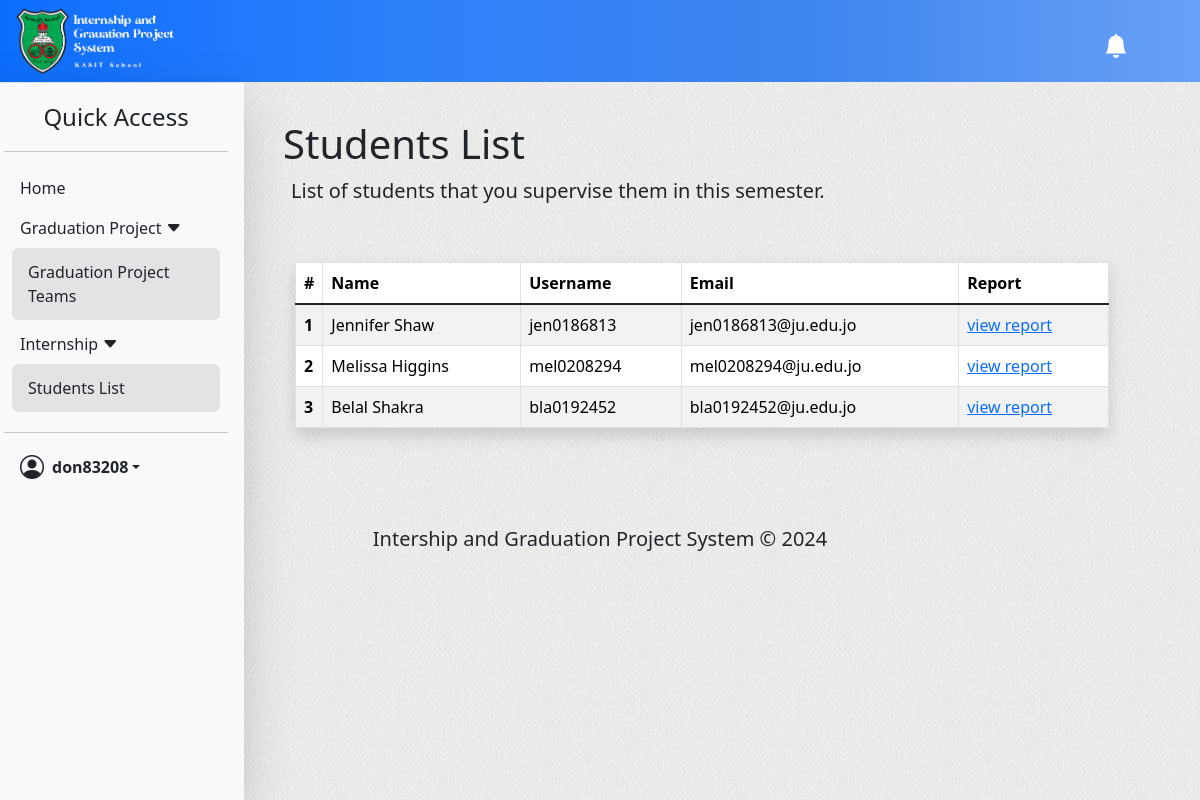
Page /doctor/internship/student-list (signed in) on the earlier database version.
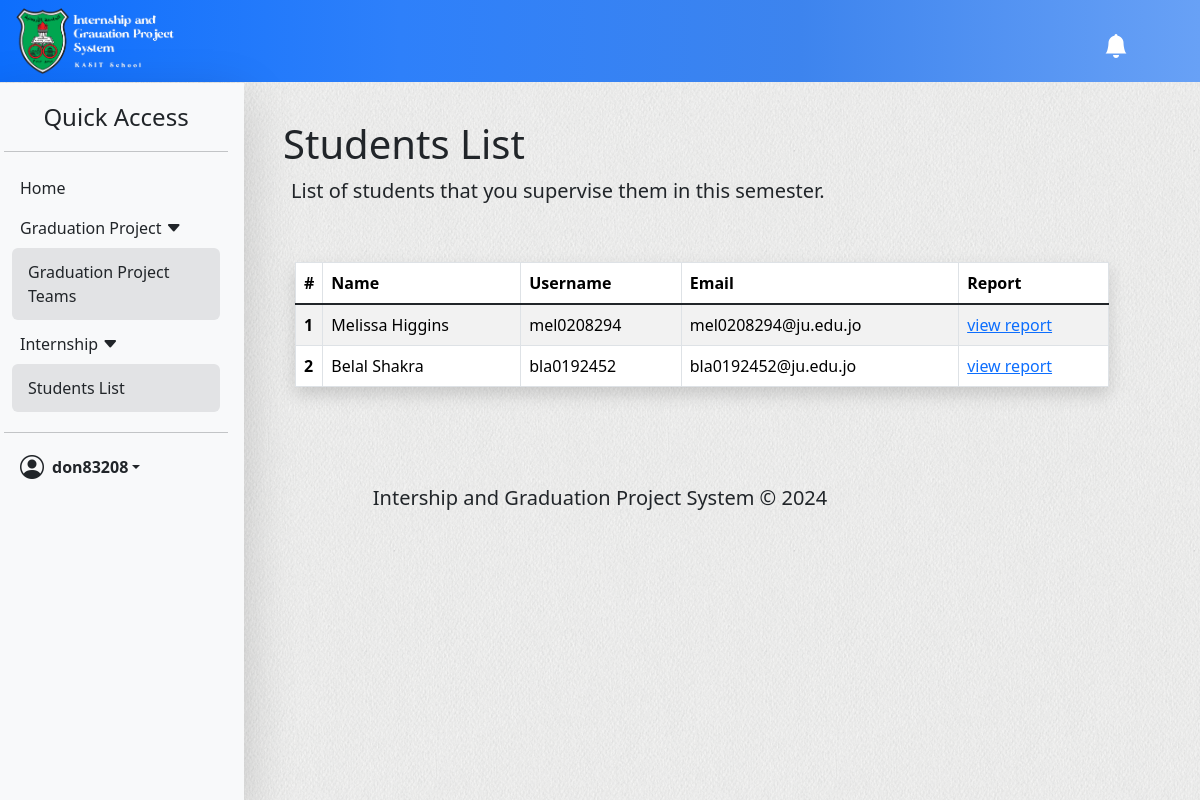
Same page on the later database version.
### student/models.py (models this page shows, shortened)
class Student(models.Model):
  stu             = models.OneToOneField(User, on_delete=models.CASCADE, null=True)
  doc_superviser  = models.ForeignKey(Doctor, on_delete=models.PROTECT, null=True)
  student_id      = models.CharField(max_length=7, default='')
  major           = models.CharField(max_length=32, default='')
  hours           = models.PositiveSmallIntegerField(default=0)
  in_internship   = models.BooleanField(default=False)
  in_gp           = models.BooleanField(verbose_name='in graduation-project',default=False)

### doctor/views.py (the view)
# urls.py: path('internship/student-list', views.stu_list, name='stu-list'),
@login_required(login_url='signin')
def stu_list(request):
  doctor_rec = is_doctor(request)
  if type(doctor_rec) != Doctor:
    return redirect('signin')
  try:
    students = Student.objects.filter(doc_superviser=doctor_rec)
  except ObjectDoesNotExist:
    pass
  context = {
    'title': 'Students List',
    'user': request.user,
    'students': students,
    'notifications': get_notification(request),
  }
  return render(request, 'doctor/pages/Internship/students-list.html', context)

### doctor/views.py (called while the page is built)
def is_doctor(request):
  try:
    doc_data = Doctor.objects.get(doc=request.user)
    return doc_data
  except:
    logout(request)
    return redirect('signin')

def get_notification(request):
  doctor_rec = is_doctor(request)
  all_notifications = DoctorNotification.objects.filter(doctor=doctor_rec.doc).order_by('-id')
  there_is = False
  for n in all_notifications:
    if not n.is_read:
      there_is = True
      break
  return {'all_notifications': all_notifications, 'there_is': there_is}

### doctor/templates/doctor/pages/Internship/students-list.html
{% extends "doctor/base.html" %}
{% block content %}
  <main class="container-fluid py-5 px-4 mt-5 col-lg-12 col-xl-9">
    <div class="ps-3 py-4">
      <h1 class="fw-light">Students List</h1>
      <p class="lead ps-2">List of students that you supervise them in this semester.</p>
    </div>
    <section class="container mx-auto row">
      <div class="containe table-responsive p-3">
        <table class="table table-striped table-bordered shadow">
          <thead>
            <tr>
              <th style="width: 0%;">#</th>
              <th  style="min-width: 8rem;">Name</th>
              <th>Username</th>
              <th>Email</th>
              <th>Report</th>
            </tr>
          </thead>
          <tbody class="table-group-divider">
            {% for stu in students %}
              <tr>
                <th>{{forloop.counter}}</th>
                <td>{{stu.stu.first_name}} {{stu.stu.last_name}}</td>
                <td>{{stu.stu.username}}</td>
                <td>{{stu.stu.email}}</td>
                <td><a href="{% url 'report' stu.id %}">view report</a></td>
              </tr>
            {% endfor %}
          </tbody>
        </table>
      </div>
    </section>
  </main>
{% endblock content %}

Differences in the rows shown:
no longer on this page (row edited): Student: stu.first_name "Jennifer", stu.last_name "Shaw", stu.username "jen0186813", stu.email "jen0186813@ju.edu.jo"
